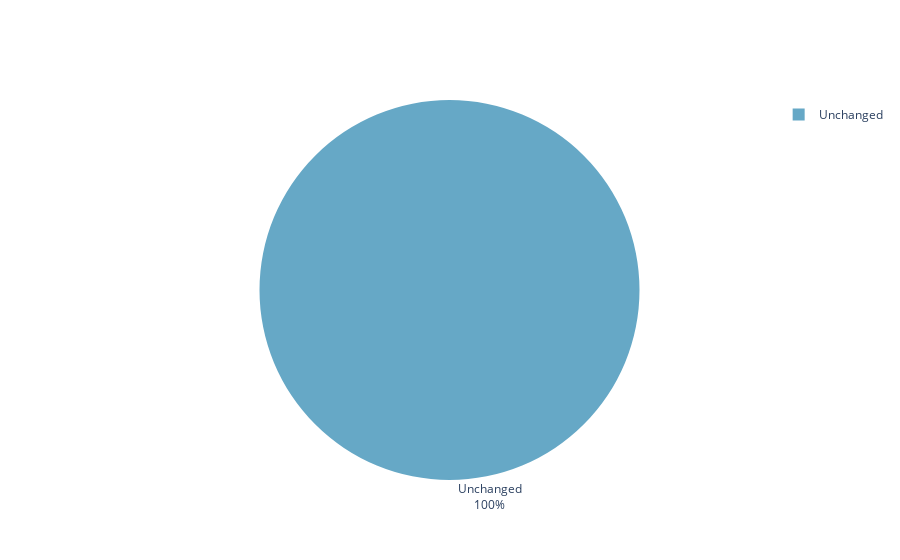

Notebook code for this chart:
### Code cell
fig = vh.create_pie_chart(df.to_frame().sort_index(),["count"])
fig.show()

### Figure 1 — Plotly figure (JSON) as saved in the notebook; plotly's stock layout.template omitted (floating-point values rounded to 4 significant figures)
{"data": [{"automargin": true, "hoverinfo": "value", "labels": ["Unchanged"], "marker": {"colors": ["#66A8C6"]}, "textinfo": "label+percent", "textposition": "outside", "type": "pie", "values": [30]}], "layout": {}}
